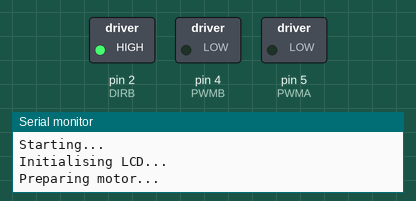
Simulated run of this sketch. Board: Arduino Uno, built with avr-gcc and run on an emulated ATmega328P. Shown: switched loads named in the sketch (green lamp = pin HIGH), the last lines printed to the serial monitor. Pins used as bus, display or sensor lines are not drawn.

Above: at 0.05 s.
At 5.05 s:
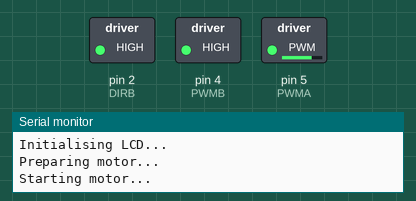
At 8.45 s:
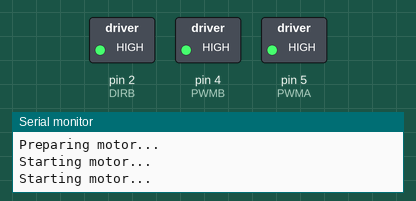
At 16.95 s:
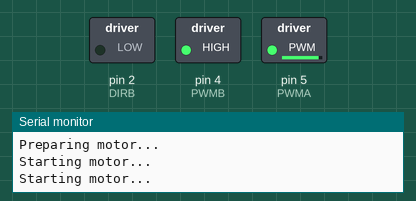
Timing chart, 0 to 22.1 s (numbered marks = the images above):
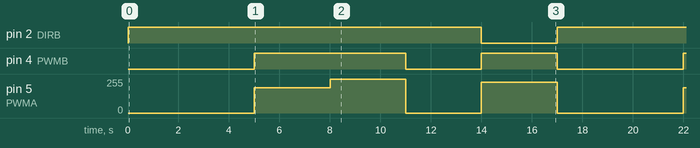

The sketch:

test-nodeMCU-motor.ino
```cpp
// Menggunakan NODEMCU - contoh mengontrol PWM
// dan menggunakan NODEMCU Shield
// Contoh terinspirasi dari
// https://hackaday.io/project/8856-incubator-controller/log/29291-node-mcu-motor-shield


#include <Wire.h>

#define DEBUG 1
#define DIRA 0
#define PWMA 5
#define DIRB 2
#define PWMB 4

void setup() {
  // put your setup code here, to run once:
  Serial.begin(115200);
  Serial.println();
  Serial.println("Starting...");

  Serial.println("Initialising LCD...");

//  Serial.println("Flashing internal LED");
//  pinMode(BUILTIN_LED, OUTPUT);
//  digitalWrite(BUILTIN_LED, LOW);
//  delay(100);
//  digitalWrite(BUILTIN_LED, HIGH);
//  delay(300);


}

void loop() {
  // put your main code here, to run repeatedly:
  Serial.println("Preparing motor...");
  pinMode(DIRA, OUTPUT);
  pinMode(PWMA, OUTPUT);
  pinMode(DIRB, OUTPUT);
  pinMode(PWMB, OUTPUT);

  analogWrite(PWMA,0);
  analogWrite(PWMB,0);
  digitalWrite(DIRA,1);
  digitalWrite(DIRB,1);
  delay(5000);

  Serial.println("Starting motor...");
  analogWrite(PWMA,700);
  analogWrite(PWMB,700);
  delay(3000);

  Serial.println("Starting motor...");
  analogWrite(PWMA,1023);
  analogWrite(PWMB,1023);
  delay(3000);

  analogWrite(PWMA,0);
  analogWrite(PWMB,0);
  delay(3000);

  digitalWrite(DIRA,0);
  digitalWrite(DIRB,0);

  analogWrite(PWMA,1000);
  analogWrite(PWMB,1000);
  delay(3000);

}
```

Measured:
- by itself, pin 2 (DIRB): alternates HIGH for 14.0 s and LOW for 3.0 s
- by itself, pin 4 (PWMB): repeats every 17.0 s: LOW 3.0 s, HIGH 3.0 s, LOW 5.0 s, HIGH 6.0 s
- by itself, pin 5 (PWMA): repeats every 17.0 s: 255/255 3.0 s, 0/255 3.0 s, 232/255 3.0 s, 0/255 5.0 s, 188/255 3.0 s
